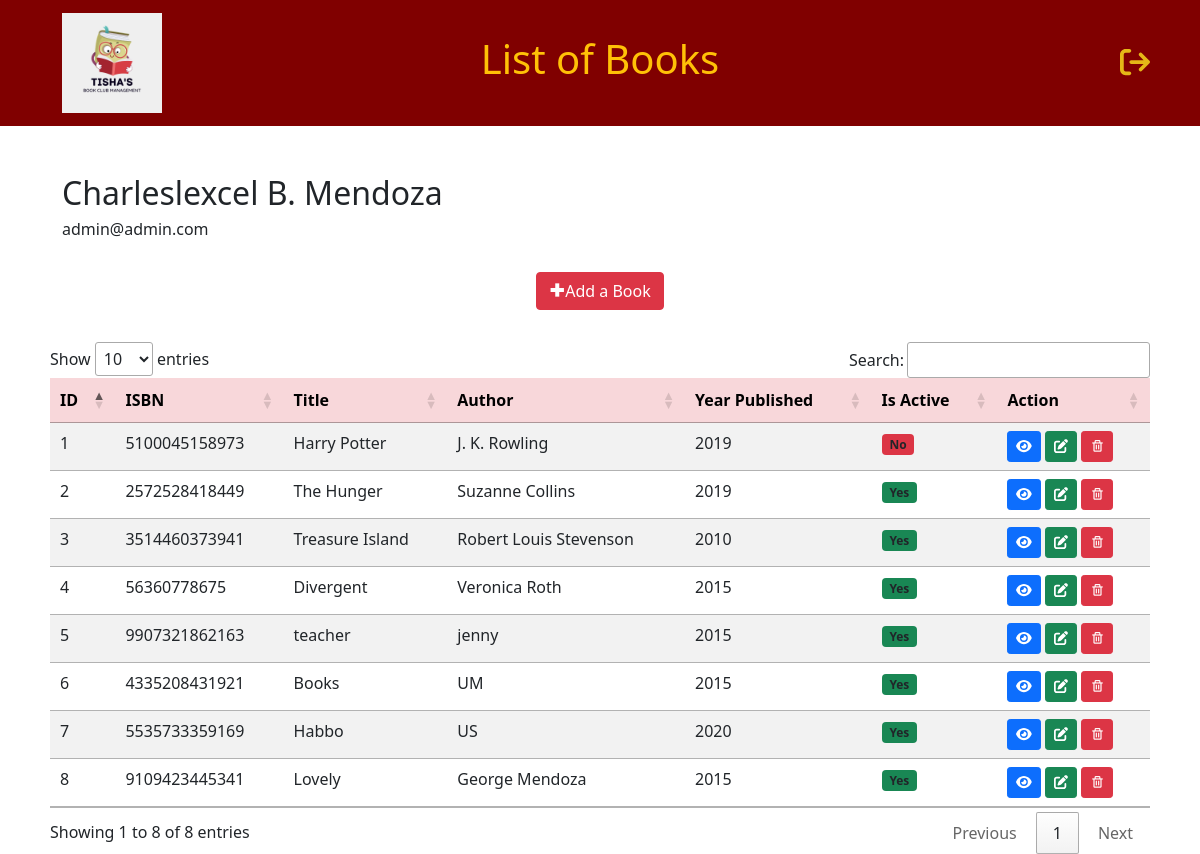
Page /pages/book.php on the committed database.
### tables this page shows
CREATE TABLE `tbl_librarian` (
  `LibrarianID` int(15) NOT NULL,
  `email` varchar(255) NOT NULL,
  `password` varchar(255) NOT NULL,
  `name` varchar(255) NOT NULL,
  `DateTime` timestamp NOT NULL DEFAULT current_timestamp() ON UPDATE current_timestamp()
);

CREATE TABLE `tbl_book` (
  `BookID` int(255) NOT NULL,
  `BookTitle` varchar(255) NOT NULL,
  `BookISBN` varchar(255) NOT NULL,
  `BookAuthor` varchar(255) NOT NULL,
  `BookPublicationYear` varchar(255) NOT NULL,
  `BookPublisher` varchar(255) NOT NULL,
  `BookCopies` varchar(255) NOT NULL,
  `CategoryID` varchar(255) NOT NULL,
  `isActive` text NOT NULL DEFAULT 'Yes',
  `Date` date NOT NULL DEFAULT current_timestamp()
);

### pages/book.php (the view, shortened to what this page needs)
<?php
require '../host/dbconnection.php';
?>
<!DOCTYPE html>
<html lang="en">
<head>
      <link href="https://cdn.jsdelivr.net/npm/bootstrap@5.1.3/dist/css/bootstrap.min.css" rel="stylesheet">
      <link rel="stylesheet" href="../css/styles.css" type="text/css">
      <link rel="stylesheet" type="text/css" href="https://cdn.datatables.net/1.11.5/css/jquery.dataTables.min.css"/>
      <link href='https://unpkg.com/boxicons@2.1.4/css/boxicons.min.css' rel='stylesheet'>
      <link rel="stylesheet" href="https://cdn.jsdelivr.net/npm/bootstrap-icons@1.8.1/font/bootstrap-icons.css">
</head>
<body>
  <?php
  $sql = "SELECT * FROM tbl_librarian";
  $query = mysqli_query($con, $sql);
  $adminData = mysqli_fetch_assoc($query);
  ?>
  <nav class="navbar navbar-light" style="background-color: maroon;">
    <div class="container" style="margin: 0px 80px 0px 50px;">
      <a class="navbar-brand" href="librarian.php"><img src="../assets/img/logotext1.png" alt="" width="100%" height="100px"></a>
      <h1 class=".navbar-brand text-warning" style="position: absolute; text-align:center; left: 0; right:0;">List of Books</h1>
      <div class="user" >
      <a href="../pages/login.php" target="_top" onclick="return confirm('Are you sure you want to logout?');logout()" style="right:50px; position: absolute;"><i class="fa fa-sign-out" aria-hidden="true" style="color:rgba(242, 206, 26, 0.886); font-size: 30px; curser: pointer;" title="Logout"></i></a>
      </div>
    </div>
  </nav>
  <div class="container" style="margin-left: 50px; ">
    <br><br>
  <h2><?php echo $adminData['name']; ?></h2>
  <h6><?php echo $adminData['email']; ?></h6>
  </div>
	<section id="sections" class="py-4 mb-2">
		<div class="container">
			<div class="row text-center">
				<div class="col-md"></div>
        <div class="col-md-3">
					<a href="?add" class="btn btn-danger btn-block" id="add" data-bs-toggle="modal" data-bs-target="#addBook"><i class='bx bx-plus-medical'></i>Add a Book</a>
				</div>
				<div class="col-md"></div>
			</div>
		</div>
	</section>
	<section id="post">
		<div class="container" style="padding:0px 50px 0px 50px; min-width:100%">
			<div class="row">
			<table id="tbl_book" class="table table-hover table-striped">
							<thead class="table-danger">
                <th>ID</th>
                <th>ISBN</th>
								<th>Title</th>
								<th>Author</th>
                <th>Year Published</th>
                <th>Is Active</th>
                <th>Action</th>
							</thead>
							 <tbody>
                 <?php
                 $query = mysqli_query($con, "SELECT * FROM tbl_book");
                 while( $row = mysqli_fetch_assoc($query) ){
                 $id = $row['BookID'];
                 $title = $row['BookTitle'];
                 $isbn = $row['BookISBN'];
                 $author = $row['BookAuthor'];
                 $year = $row['BookPublicationYear'];
                 $publisher = $row['BookPublisher'];
                 $copies = $row['BookCopies'];
                 $catid = $row['CategoryID'];
                 $isactive = $row['isActive'];
                 ?>
                 <tr>
                   <td> <?php echo $id;  ?> </td>
                   <td> <?php echo $isbn;  ?> </td>
                   <td> <?php echo $title;  ?> </td>
                   <td> <?php echo $author;  ?> </td>
                   <td> <?php echo $year;  ?> </td>
                   <td> <?php
                   if ($row['isActive'] == 'Yes')
                   {
                     echo "<span class='badge bg-success text-dark'>Yes</span>";
                   }
                   else{
                     echo "<span class='badge bg-danger text-dark'>No</span>";
                   }
                   ?> </td>
                   <td>
                     <a class="btn btn-primary btn-sm" data-bs-toggle="modal" id="viewbtn" data-bs-target="#view"
                                       data-id="<?php echo $id; ?>"
                                       data-title="<?php echo $title; ?>"
                                       data-isbn="<?php echo $isbn; ?>"
                                       data-author="<?php echo $author; ?>"
                                       data-year="<?php echo $year; ?>"
                                       data-publisher="<?php echo $publisher; ?>"
                                       data-copies="<?php echo $copies; ?>"
                                       data-catid="<?php echo $catid; ?>"
                                       data-isactive="<?php echo $isactive; ?>"
                                       ><i class="fas fa-eye"></i>
                      </a>
                      <a class="btn btn-success btn-sm" data-bs-toggle="modal" id="editbtn" data-bs-target="#edit"
                                        data-editid="<?php echo $id; ?>"
                                        data-edittitle="<?php echo $title; ?>"
                                        data-editisbn="<?php echo $isbn; ?>"
                                        data-editauthor="<?php echo $author; ?>"
                                        data-edityear="<?php echo $year; ?>"
                                        data-editpublisher="<?php echo $publisher; ?>"
                                        data-editcopies="<?php echo $copies; ?>"
                                        data-editcatid="<?php echo $catid; ?>"
                                        data-editisactive="<?php echo $isactive; ?>"
                                        ><i class="fas fa-edit"></i>
                      </a>
                      <a class="btn btn-danger btn-sm" href="../php/book-function.php?delete=<?php echo $id; ?>" onclick="return confirm('Are you sure you want to delete the book?')";><i class='bx bx-trash'></i></a>
                   </td>
                 </tr>
                 <?php
                 }
                 ?>
							 </tbody>
						</table>
			</div>
		</div>
	</section>
</body>
</html>

### assets/css/styles.css (style rules this page uses)
* { margin: 0; padding: 0; box-sizing: border-box; font-family: 'Segoe UI', Tahoma, Geneva, Verdana, sans-serif; }
.user { display: flex; align-items: center; margin: 1rem 0; }

### rows in the picture
tbl_librarian: name "Charleslexcel B. Mendoza", email "admin@admin.com"
tbl_book: BookID "1", BookISBN "5100045158973", BookTitle "Harry Potter", BookAuthor "J. K. Rowling", BookPublicationYear "2019", isActive "No"
tbl_book: BookID "2", BookISBN "2572528418449", BookTitle "The Hunger", BookAuthor "Suzanne Collins", BookPublicationYear "2019", isActive "Yes"
tbl_book: BookID "3", BookISBN "3514460373941", BookTitle "Treasure Island", BookAuthor "Robert Louis Stevenson", BookPublicationYear "2010", isActive "Yes"
tbl_book: BookID "4", BookISBN "56360778675", BookTitle "Divergent", BookAuthor "Veronica Roth", BookPublicationYear "2015", isActive "Yes"
tbl_book: BookID "5", BookISBN "9907321862163", BookTitle "teacher", BookAuthor "jenny", BookPublicationYear "2015", isActive "Yes"
tbl_book: BookID "6", BookISBN "4335208431921", BookTitle "Books", BookAuthor "UM", BookPublicationYear "2015", isActive "Yes"
tbl_book: BookID "7", BookISBN "5535733359169", BookTitle "Habbo", BookAuthor "US", BookPublicationYear "2020", isActive "Yes"
tbl_book: BookID "8", BookISBN "9109423445341", BookTitle "Lovely", BookAuthor "George Mendoza", BookPublicationYear "2015", isActive "Yes"
